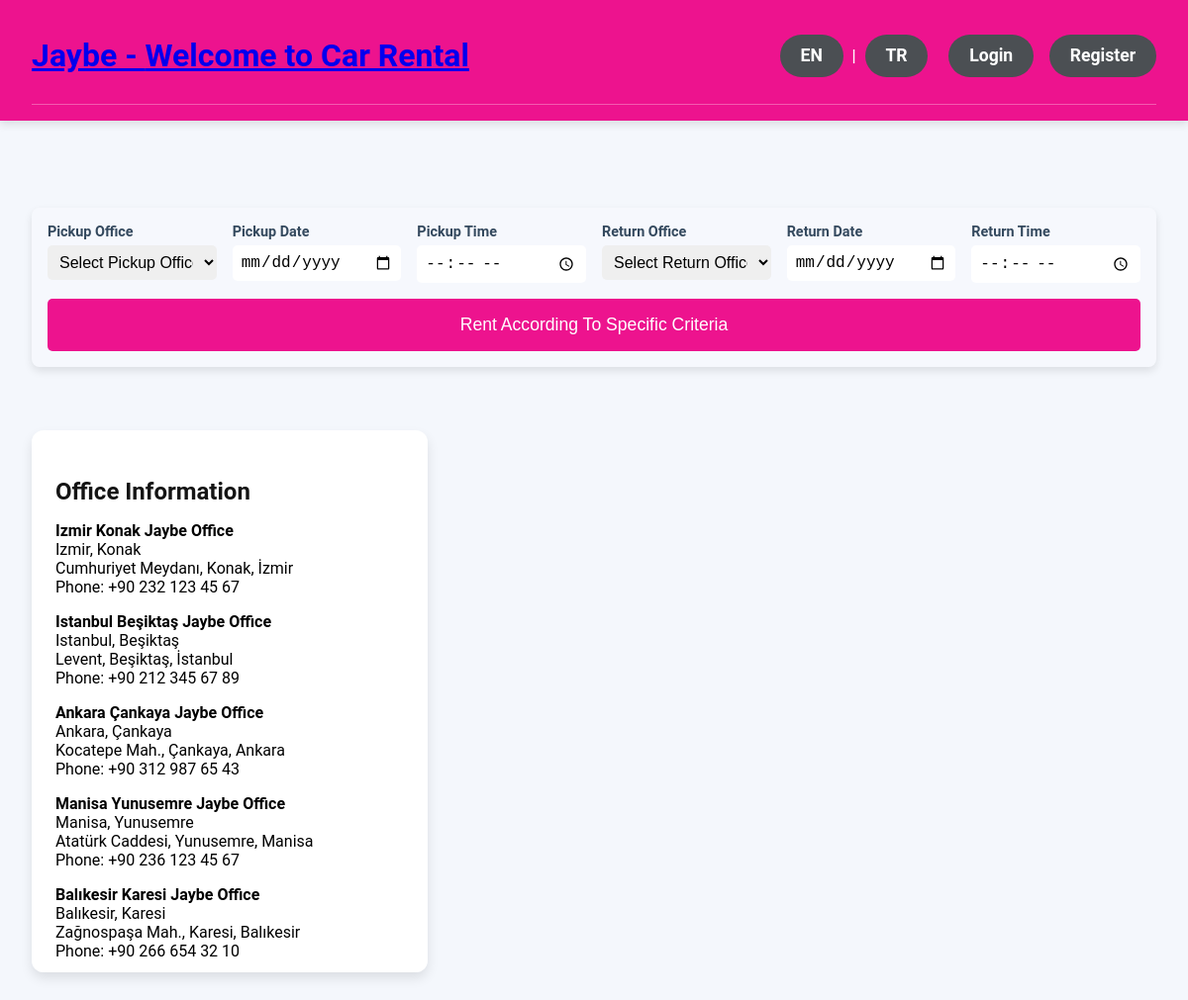
The page / on the database its author committed.
### models/models.py (models this page shows)
class Office(db.Model):
    __tablename__ = 'offices'
    id = db.Column(db.Integer, primary_key=True)
    name = db.Column(db.String(100), unique=True, nullable=False)
    location = db.Column(db.String(100), nullable=False)
    address = db.Column(db.Text, nullable=False)
    phone_no = db.Column(db.String(15), nullable=False)
    latitude = db.Column(db.Float, nullable=True)
    longitude = db.Column(db.Float, nullable=True)
    cars = db.relationship('Car', backref='office', lazy=True)

### app.py (the view)
@app.route('/')
def home():
    offices = Office.query.all()
    locations = [{"id": office.id, "lat": office.latitude, "lng": office.longitude, "name": office.name} for office in offices]
    return render_template('home.html', offices=offices, locations=locations)

### app.py (called while the page is built)
@app.context_processor
def inject_is_authenticated():
    return dict(is_authenticated=is_authenticated)

@app.before_request
def set_language():
    session.setdefault("language", "en")

@app.context_processor
def inject_language():
    lang = session.get("language", "en")
    return dict(language=lang, translations=LANGUAGES[lang])

### helpers/auth_handler.py (called while the page is built)
def is_authenticated(session):
    return 'user_id' in session

### templates/home.html (shortened to what this page needs)
{% extends 'base.html' %}
{% block content %}
<div class="home-page-container">
    <div class="header-bottom">
        <form action="{{ url_for('search') }}" method="get" class="search-form">
            <div class="form-row">
                <div class="form-group">
                    <label for="pickup-office">{{ translations['pickup_office'] }}</label>
                    <select name="pickup_office" id="pickup-office" required>
                        <option value="">{{ translations['select_pickup_office'] }}</option>
                    </select>
                </div>
                <div class="form-group">
                    <label for="pickup-date">{{ translations['pickup_date'] }}</label>
                    <input type="date" name="pickup_date" id="pickup-date" required>
                </div>
                <div class="form-group">
                    <label for="pickup-time">{{ translations['pickup_time'] }}</label>
                    <input type="time" name="pickup_time" id="pickup-time" required>
                </div>
                <div class="form-group">
                    <label for="return-office">{{ translations['return_office'] }}</label>
                    <select name="return_office" id="return-office" required>
                        <option value="">{{ translations['select_return_office'] }}</option>
                    </select>
                </div>
                <div class="form-group">
                    <label for="return-date">{{ translations['return_date'] }}</label>
                    <input type="date" name="return_date" id="return-date" required>
                </div>
                <div class="form-group">
                    <label for="return-time">{{ translations['return_time'] }}</label>
                    <input type="time" name="return_time" id="return-time" required>
                </div>
            </div>
            <button type="submit" class="rent-button">{{ translations['rent_for_days'] }}</button>
        </form>
    </div>
    <div class="office-map-container">
        <div class="office-info-section">
            <h3>{{ translations['office_information'] }}</h3>
            <ul>
                {% for office in offices %}
                    <li>
                        <strong>{{ office.name }}</strong><br>
                        {{ office.location }}<br>
                        {{ office.address }}<br>
                        Phone: {{ office.phone_no }}<br>
                    </li>
                {% endfor %}
            </ul>
        </div>
        <div class="map-section">
            <div id="map"></div>
        </div>
    </div>
</div>
{% endblock %}

### static/css/styles.css (style rules this page uses)
body { font-family: 'Roboto', sans-serif; background-color: #f4f7fc; margin: 0; padding: 0; }
.header-bottom { display: flex; justify-content: center; padding-top: 0.5rem; margin-top: 1rem; }
.home-page-container { display: flex; flex-direction: column; justify-content: flex-start; padding: 2rem; max-width: 1200px; margin: auto; gap: 2rem; }
.search-form { display: flex; flex-wrap: wrap; gap: 1rem; background: rgba(255, 255, 255, 0.15); padding: 1rem; border-radius: 8px; width: 100%; max-width: 1200px; }
.form-row { display: flex; flex-wrap: wrap; gap: 1rem; justify-content: space-between; width: 100%; }
.form-group { display: flex; flex-direction: column; flex: 1; min-width: 150px; }
.form-group label { font-size: 0.9rem; margin-bottom: 0.3rem; font-weight: bold; }
.form-group select, .form-group input { padding: 0.5rem; border-radius: 5px; border: none; font-size: 1rem; }
.rent-button { background-color: #2c3e50; color: white; padding: 0.7rem 1.5rem; border: none; border-radius: 6px; font-size: 1rem; cursor: pointer; transition: background 0.3s ease; }
.office-map-container { display: flex; justify-content: space-between; gap: 2rem; }
.office-info-section { flex: 1; background-color: #fff; padding: 1.5rem; border-radius: 12px; box-shadow: 0 6px 12px rgba(0, 0, 0, 0.1); max-height: 500px; overflow-y: auto; }
.office-info-section h3 { font-size: 1.5rem; color: #141414; margin-bottom: 1rem; }
.office-info-section ul { list-style: none; padding-left: 0; }
.office-info-section li { font-size: 1rem; margin-bottom: 1rem; }
.map-section { flex: 2; position: relative; min-width: 300px; }
#map { width: 100%; height: 100%; border-radius: 12px; transition: all 0.3s ease; }
#map { width: 100%; height: 500px; border-radius: 12px; transition: all 0.3s ease; }
form { background: #fff; padding: 2rem; border-radius: 8px; box-shadow: 0 4px 8px rgba(0, 0, 0, 0.1); max-width: 500px; margin: 2rem auto; }
label { font-size: 1rem; color: #34495e; margin-bottom: 0.5rem; }
button[type="submit"] { width: 100%; padding: 1rem; background-color: #ed138e; color: white; border: none; border-radius: 5px; font-size: 1.1rem; cursor: pointer; transition: background-color 0.3s ease; }
button, a.rent-button, .back-button { background-color: #4b4f53; color: white; padding: 0.7rem 1.5rem; border: none; border-radius: 25px; font-size: 1rem; cursor: pointer; transition: background-color 0.3s ease, transform 0.2s ease; display: inline-block; text-align: center; }

### rows shown on the page
Office: name "Izmir Konak Jaybe Office", location "Izmir, Konak", address "Cumhuriyet Meydanı, Konak, İzmir", phone_no "+90 232 123 45 67"
Office: name "Istanbul Beşiktaş Jaybe Office", location "Istanbul, Beşiktaş", address "Levent, Beşiktaş, İstanbul", phone_no "+90 212 345 67 89"
Office: name "Ankara Çankaya Jaybe Office", location "Ankara, Çankaya", address "Kocatepe Mah., Çankaya, Ankara", phone_no "+90 312 987 65 43"
Office: name "Manisa Yunusemre Jaybe Office", location "Manisa, Yunusemre", address "Atatürk Caddesi, Yunusemre, Manisa", phone_no "+90 236 123 45 67"
Office: name "Balıkesir Karesi Jaybe Office", location "Balıkesir, Karesi", address "Zağnospaşa Mah., Karesi, Balıkesir", phone_no "+90 266 654 32 10"

### other values the page prints
{{ translations['welcome'] }} "Welcome to Car Rental"
{{ translations['login'] }} "Login"
{{ translations['register'] }} "Register"
{{ translations['pickup_office'] }} "Pickup Office"
{{ translations['pickup_date'] }} "Pickup Date"
{{ translations['pickup_time'] }} "Pickup Time"
{{ translations['return_office'] }} "Return Office"
{{ translations['return_date'] }} "Return Date"
{{ translations['return_time'] }} "Return Time"
{{ translations['rent_for_days'] }} "Rent According To Specific Criteria"
{{ translations['office_information'] }} "Office Information"
form field pickup_office "Select Pickup Office"
form field return_office "Select Return Office"
